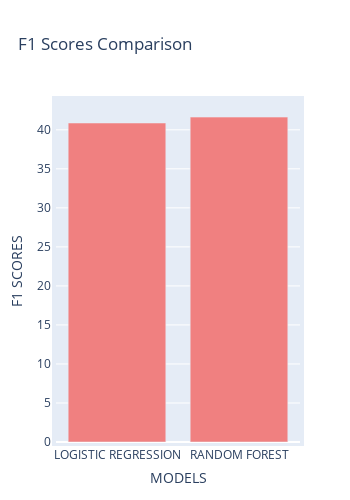

Here is the notebook cell this chart was saved with:
### Markdown cell above
## **COMPARISON**

### Code cell
import plotly.graph_objects as go
import plotly.express as px
import pandas as pd
import webbrowser

# Sample data
f1_names = ['LOGISTIC REGRESSION', 'RANDOM FOREST']
f1_data = [f1_log_reg, f1_rf]
f1_df = pd.DataFrame()
f1_df['MODELS'] = f1_names
f1_df['F1 SCORES'] = f1_data

# Create the Plotly figure
fig = px.bar(f1_df, x='MODELS', y='F1 SCORES', color_continuous_scale=px.colors.sequential.Viridis,
             title="F1 Scores Comparison")

# Update layout
fig.update_layout(
    autosize=False,
    width=350,
    height=500,
    margin=dict(
        l=50,
        r=50,
        b=50,
        t=100,
        pad=4
    )
)
fig.update_traces(marker_color='lightcoral')

fig

### Figure 1 — Plotly figure (JSON) as saved in the notebook; plotly's stock layout.template omitted (floating-point values rounded to 4 significant figures)
{"data": [{"alignmentgroup": "True", "hovertemplate": "MODELS=%{x}<br>F1 SCORES=%{y}<extra></extra>", "legendgroup": "", "marker": {"color": "lightcoral", "pattern": {"shape": ""}}, "name": "", "offsetgroup": "", "orientation": "v", "showlegend": false, "textposition": "auto", "type": "bar", "x": ["LOGISTIC REGRESSION", "RANDOM FOREST"], "xaxis": "x", "y": [40.87, 41.63], "yaxis": "y"}], "layout": {"autosize": false, "barmode": "relative", "height": 500, "legend": {"tracegroupgap": 0}, "margin": {"b": 50, "l": 50, "pad": 4, "r": 50, "t": 100}, "title": {"text": "F1 Scores Comparison"}, "width": 350, "xaxis": {"anchor": "y", "domain": [0, 1], "title": {"text": "MODELS"}}, "yaxis": {"anchor": "x", "domain": [0, 1], "title": {"text": "F1 SCORES"}}}}
